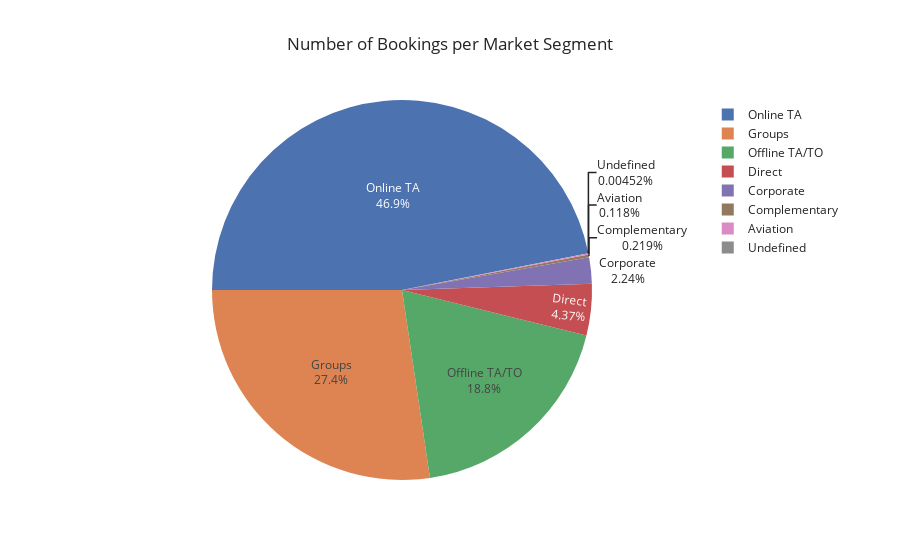

The code cell stored with this chart in its notebook:
### Code cell
# total bookings per market segment
market_segment = cancellation["market_segment"].value_counts()

# pie plot
fig = px.pie(market_segment,
             values = market_segment.values,
             names = market_segment.index,
             title = "Number of Bookings per Market Segment",
             template = "seaborn")
fig.update_traces(rotation = -90, textinfo = "percent+label")
fig.show()

### Figure 1 — Plotly figure (JSON) as saved in the notebook; plotly's stock layout.template omitted (floating-point values rounded to 4 significant figures)
{"data": [{"domain": {"x": [0, 1], "y": [0, 1]}, "hovertemplate": "index=%{label}<br>value=%{value}<extra></extra>", "labels": ["Online TA", "Groups", "Offline TA/TO", "Direct", "Corporate", "Complementary", "Aviation", "Undefined"], "legendgroup": "", "name": "", "rotation": -90, "showlegend": true, "textinfo": "percent+label", "type": "pie", "values": [20739, 12097, 8311, 1934, 992, 97, 52, 2]}], "layout": {"autosize": true, "legend": {"tracegroupgap": 0}, "title": {"text": "Number of Bookings per Market Segment"}}}
